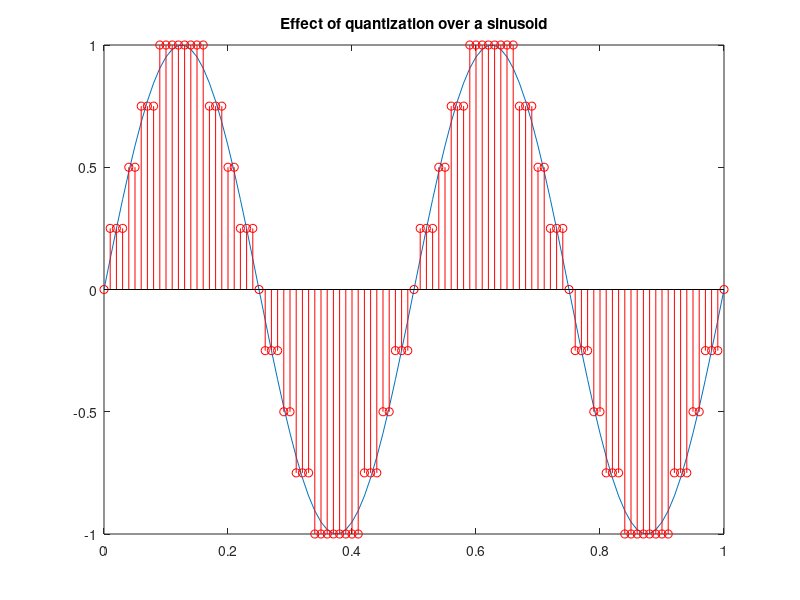

Write MATLAB code to recreate this figure. (Note: this script raises an error after producing the figure.)
%ADVANCED METHODS FOR INFORMATION REPRESENTATION
%Lab_1

clear all;
close all;
clc;

%%%%%%%%%%%%%%%%%%%%%%%%%%%%%%%%%%%%%%%%%%%%%%%%%%%%%%%%%%%%%%%%%%%%%%%%%%%
%1)Given two vectors in R^2, e1=[e1x e1y]' and e2=[e2x e2y]' find the dual 
%basis f1=[f1x f1y]' and f2=[f2x f2y]'.
%The biorthogonal basis must satisfy the following conditions:
%
%1) <e1,f1>=[e1x e1y]'*[f1x f1y]=1
%2) <e2,f1>=[e2x e2y]'*[f1x f1y]=0
%3) <e2,f2>=[e2x e2y]'*[f2x f2y]=1
%4) <e1,f2>=[e1x e1y]'*[f2x f2y]=0
%
%Solving the system composed by 1) and 2) i obtain f1:
% e1x*f1x+e1y*f1y=1
% e2x*f1x+e2y*f1y=0
% A*f1=C
%
%Solving 3) and 4) i obtain f2:
%
% e2x*f2x+e2y*f2y=1
% e1x*f2x+e1y*f2y=0
% B*f2=C

%Given base:
e1=[1;0];
e2=[1/2;1];

%Coefficients of the systems:
A=[e1(1) e1(2); e2(1) e2(2)];
B=[e2(1) e2(2); e1(1) e1(2)];
C=[1;0];

%Biorthogonal base:
f1=A\C;
f2=B\C;



%%%%%%%%%%%%%%%%%%%%%%%%%%%%%%%%%%%%%%%%%%%%%%%%%%%%%%%%%%%%%%%%%%%%%%%%%%%
%2)If N>=3 i have to evaluate more conditions, in case of N=3 i have nine
%equations:
%
% e1x*f1x+e1y*f1y+e1z*f1z=1
% e2x*f1x+e2y*f1y+e2z*f1z=0
% e3x*f1x+e3y*f1y+e3z*f1z=0
% A*f1=D
% 
% e2x*f2x+e2y*f2y+e2z*f2z=1
% e1x*f2x+e1y*f2y+e1z*f2z=0
% e3x*f2x+e3y*f2y+e3z*f2z=0
% B*f2=D
%
% e3x*f3x+e3y*f3y+e3z*f3z=1
% e1x*f3x+e1y*f3y+e1z*f3z=0
% e2x*f3x+e2y*f3y+e2z*f3z=0
% C*f2=D

e1=[1;0;0];
e2=[1/2;1;0];
e3=[0;1/2;1];

A=[e1(1) e1(2) e1(3); e2(1) e2(2) e2(3); e3(1) e3(2) e3(3)];
B=[e2(1) e2(2) e2(3); e1(1) e1(2) e1(3); e3(1) e3(2) e3(3)];
C=[e3(1) e3(2) e3(3); e1(1) e1(2) e1(3); e2(1) e2(2) e2(3)];
D=[1;0;0];

f1_1=A\D;
f2_1=B\D;
f3_1=C\D;

%Note: the method is working properly, in fact it satisfies <ei,yj>=1 for
%all i=j and zero otherwise! For higher N i have to iterate the same 
%procedure.



%%%%%%%%%%%%%%%%%%%%%%%%%%%%%%%%%%%%%%%%%%%%%%%%%%%%%%%%%%%%%%%%%%%%%%%%%%%
%3)The analysis consists of determining the coordinate coefficients a of 
%the vector x given the basis y1,y2,...

x=[1/4;1/2];
y1=[1;0];
y2=[0;1];
G=[y1'*y1 y2'*y1; y1'*y2 y2'*y2];
T=[x'*y1;x'*y2];
a=G\T;



%%%%%%%%%%%%%%%%%%%%%%%%%%%%%%%%%%%%%%%%%%%%%%%%%%%%%%%%%%%%%%%%%%%%%%%%%%%
%4)The synthesis consists of determining the vector x given the 
%coefficients c1,c2,... and the basis y1,y1,...

c=[1;1];
y1=[1;0];
y2=[1/2; 1];
x=c(1)*y1+c(2)*y2;



%%%%%%%%%%%%%%%%%%%%%%%%%%%%%%%%%%%%%%%%%%%%%%%%%%%%%%%%%%%%%%%%%%%%%%%%%%%
%5)Uniform quantizer with parameters Nlevels, and bounds +-ext

t=0:0.01:1;
s=sin(2*pi*2*t);
Nlevels=8;
ext=1;
Yq=round(s/ext*(Nlevels/2))/(Nlevels/2)*ext;
set=find(abs(Yq)>ext);
Yq(set)=ext*sign(Yq(set));
figure; plot(t,s); hold on; stem(t,Yq,'r'); title('Effect of quantization over a sinusoid');



%%%%%%%%%%%%%%%%%%%%%%%%%%%%%%%%%%%%%%%%%%%%%%%%%%%%%%%%%%%%%%%%%%%%%%%%%%%
%6)100 random values from the normal distribution with mean=0 and var=10
X1=random('norm',0,10,[100 2])';



%%%%%%%%%%%%%%%%%%%%%%%%%%%%%%%%%%%%%%%%%%%%%%%%%%%%%%%%%%%%%%%%%%%%%%%%%%%
%7)100 random values from the uniform distribution with mean=0 and var=1
X2=random('norm',0,1,[100 4])';



%%%%%%%%%%%%%%%%%%%%%%%%%%%%%%%%%%%%%%%%%%%%%%%%%%%%%%%%%%%%%%%%%%%%%%%%%%%
%8)

%Find the dual basis for the random vectors contained in X2:
DUAL=zeros(size(X2));
for i=1:length(X2)
    DUAL(:,i)=biorb([X2(1,i) X2(2,i)],[X2(3,i) X2(4,i)]);
end

%Compute the analysis of the dual basis:
for i=1:length(X2)
    a=[DUAL(1,i);DUAL(2,i)];
    b=[DUAL(3,i);DUAL(4,i)];
    c(:,i)=analysis(X1(:,i),[a b]); 
end

%Quantize the dual basis coefficients with 16 levels and range 
%abs(max(min(c),max(c))):
ext=max(max(abs(c)));
C=zeros(size(c));
for i=1:length(c)
   C(:,i)=quantizer(c(:,i),16,ext); 
end



%%%%%%%%%%%%%%%%%%%%%%%%%%%%%%%%%%%%%%%%%%%%%%%%%%%%%%%%%%%%%%%%%%%%%%%%%%%
%9)

%Reconstructed vector:
xrec=synth(C,X2);

%Reconstruction error:
error=zeros(1,length(xrec));
for i=1:length(X2)
    error(i)=norm((X1(:,i)-xrec(:,i)).^2,2);
end



%%%%%%%%%%%%%%%%%%%%%%%%%%%%%%%%%%%%%%%%%%%%%%%%%%%%%%%%%%%%%%%%%%%%%%%%%%%
%10)Repeat 9) for each x

E=zeros(size(X2));
for i=1:length(X2)
    for j=1:length(X2)
        E(i,j)=norm((X1(:,i)-xrec(:,j)),2)^2;
    end
end



%%%%%%%%%%%%%%%%%%%%%%%%%%%%%%%%%%%%%%%%%%%%%%%%%%%%%%%%%%%%%%%%%%%%%%%%%%%
%11)

figure; surf(E); shading('interp'); xlabel('x-xrec'); ylabel('x-xrec'); zlabel('error');
title('Square norm of the errors');

%Note: from the graph i can see that higher the error higher is the
%distance between the signals x and the reconstructed ones, where
%the error is low menas instead that the two signals are close.